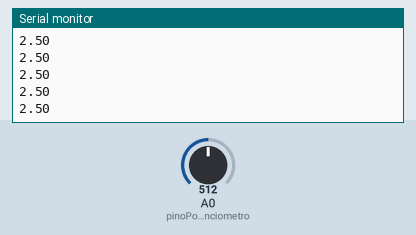
Bench run of a sketch on a simulated Arduino Uno, built with avr-gcc and run on an emulated ATmega328P. Shown: the last lines printed to the serial monitor. The inputs (shaded band) are chosen by the test bench; at power-on: A0 (pinoPotenciometro) = 512.

Above: at 1.2 s.
1.3 s: A0 (pinoPotenciometro) set to 716
At 1.31 s:
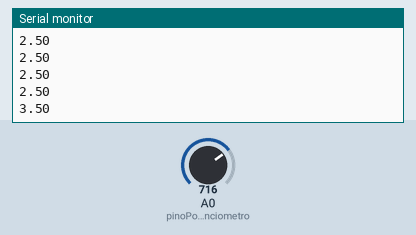
2.8 s: A0 (pinoPotenciometro) set to 900
At 2.82 s:
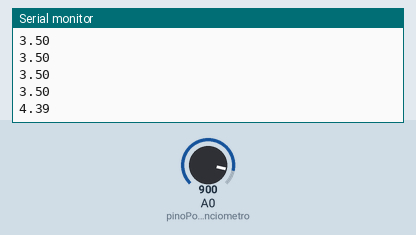
Timing chart, 0 to 5.8 s (numbered marks = the images above; inputs shaded):
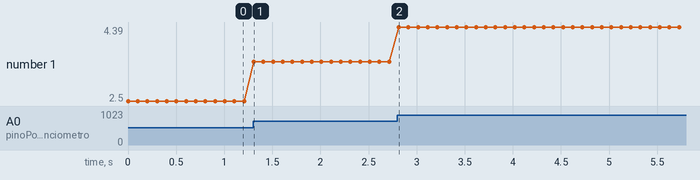

The sketch:

Pot._e_plotter.ino
```cpp
//gerando gráfico com plotter usando potenciometro
const int pinoPotenciometro = A0;
int leitura = 0;
float tensao = 0.0;

void setup() {
  Serial.begin(9600);
  pinMode(pinoPotenciometro, INPUT);

}

void loop() {
  leitura = analogRead(pinoPotenciometro);

  tensao = leitura * 5.0 / 1024.0;

  Serial.println(tensao);

  delay(100);
}
```

Measured:
- after the input at 1.3 s, the serial monitor: prints a new line at once (image 1)
- after the input at 2.8 s, the serial monitor: prints a new line at once (image 2)
- plotted number 1: 2.5 → 3.5 after the input at 1.3 s, 3.5 → 4.39 after the input at 2.8 s
